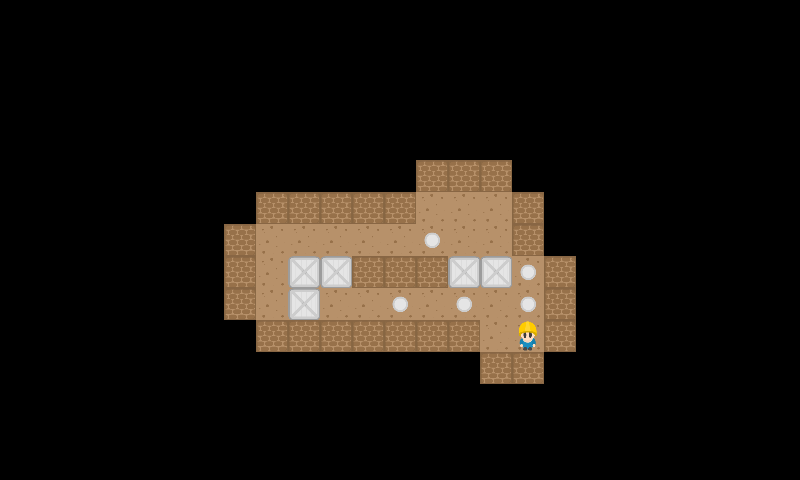

Tiled map render using the project's own tile images. Description and the map definition, with tile-layer contents summarised, below:
An orthogonal 25x15 tile map with 32x32 px tiles, 2 tile layers (StaticMap, Objetos).

<map version="1.4" tiledversion="1.4.3" orientation="orthogonal" renderorder="right-down" width="25" height="15" tilewidth="32" tileheight="32" infinite="0" nextlayerid="3" nextobjectid="1">
 <tileset firstgid="1" source="Tileset.tsx" />
 <layer id="1" name="StaticMap" width="25" height="15">
  <data>[375 cells, 56 non-empty, 2 distinct tile ids]</data>
 </layer>
 <layer id="2" name="Objetos" width="25" height="15">
  <data>[375 cells, 11 non-empty, 3 distinct tile ids]</data>
 </layer>
</map>
